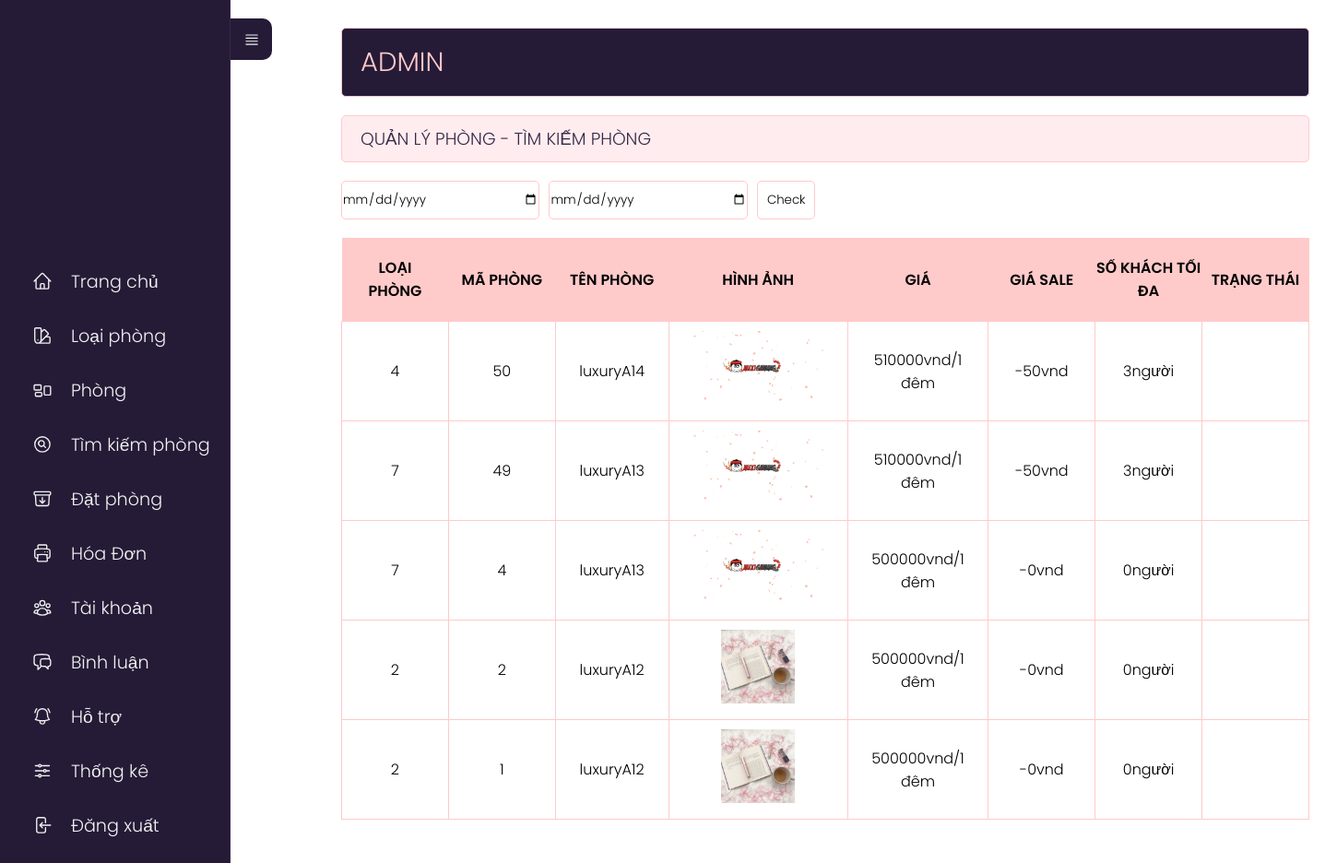
The app's page /admin/index.php?act=searchp (signed in), older data.
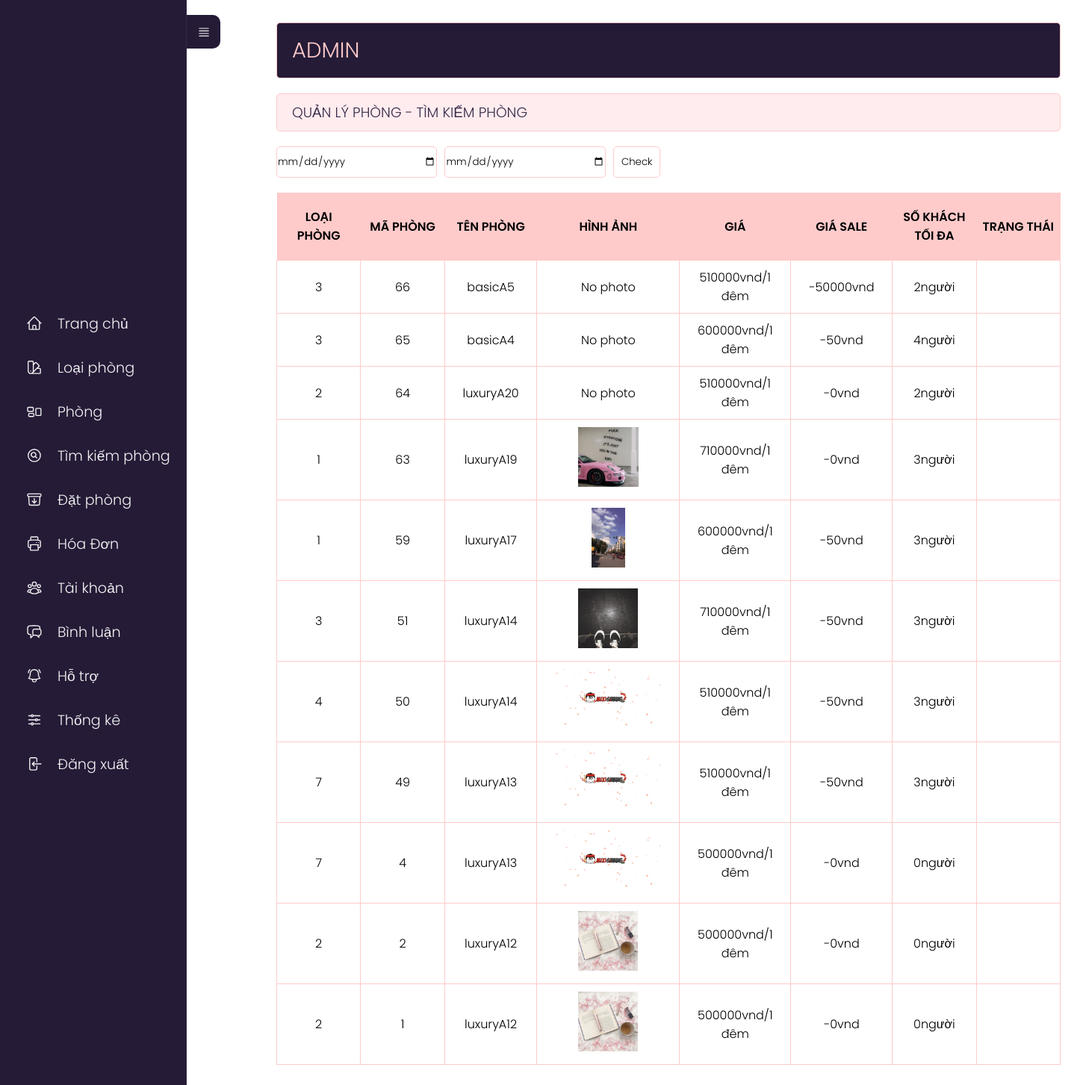
The same page, newer data.
### tables this page shows
CREATE TABLE `phong` (
  `id_phong` int(11) NOT NULL,
  `name_phong` varchar(255) NOT NULL,
  `price` double(10,2) NOT NULL,
  `price_sale` double(10,2) NOT NULL,
  `sokhach` int(2) NOT NULL,
  `img` varchar(255) NOT NULL,
  `mota` text NOT NULL,
  `id_loaiphong` int(11) NOT NULL
);

### model/pdo.php (called while the page is built, shortened)
<?php
function pdo_get_connection(){
    $dburl = "mysql:host=localhost;dbname=duan1;charset=utf8";
    $user = 'root';
    $password = '';
    $conn = new PDO($dburl, $user, $password);
    $conn->setAttribute(PDO::ATTR_ERRMODE, PDO::ERRMODE_EXCEPTION);
    return $conn;
}
function pdo_query($sql){
    $sql_args = array_slice(func_get_args(), 1);
    try{
        $conn = pdo_get_connection();
        $stmt = $conn->prepare($sql);
        $stmt->execute($sql_args);
        $rows = $stmt->fetchAll();
        return $rows;
    }
    catch(PDOException $e){
        throw $e;
    }
    finally{
        unset($conn);
    }
}

### model/phong.php (called while the page is built, shortened)
<?php
    function loadall_phong($kyw="",$idlp=0){
        $sql="SELECT * FROM phong where 1";
        $sql.=" order by id_phong desc";
        $listp=pdo_query($sql);
        return $listp;
    }
?>

### admin/timkiemphong/list.php (the view, shortened to what this page needs)
<div class="row">
    <div class="row mb headeradmin" style="width:1050px;">
        <h1 style="padding: 15px 0;">ADMIN </h1>
    </div>
    <div class="row formtittle" style="width:1050px;">
        <h3>QUẢN LÝ PHÒNG - TÌM KIẾM PHÒNG</h3>
    </div>
    <div class="row formcontent">
        <form action="index.php?act=searchp" method="post">
            <div class="timkiemphong" style="margin-bottom:20px;display:flex;">
            <input type="date" name="ngayden" placeholder="Check phòng" style="width:50%;border-radius:5px;border: 1px solid #FFCACA;">
            <input type="date" name="ngaytra" placeholder="Check phòng" style="width:50%;margin-left:10px;border-radius:5px;border: 1px solid #FFCACA;">
            <input type="submit" name="gui" value="Check" style="padding:10px;margin-left:10px;border: 1px solid #FFCACA;">
            </div>
            <div class="row mb10 formdshanghoa" style="width:1050px;">
                <table>
                    <tr>
                        <th>LOẠI PHÒNG</th>
                        <th>MÃ PHÒNG</th>
                        <th>TÊN PHÒNG</th>
                        <th>HÌNH ẢNH</th>
                        <th>GIÁ</th>
                        <th>GIÁ SALE</th>
                        <th>SỐ KHÁCH TỐI ĐA</th>
                        <th>TRẠNG THÁI</th>
                    </tr>
                    <?php
                    foreach ($listp as $phong) {
                        extract($phong);
                        $img = "../upload/" . $img;
                        if (is_file($img)) {
                            $img = "<img src='" . $img . "' height='80px'>";
                        } else {
                            $img = "No photo";
                        }
                        echo '<tr>
                                        <td>' . $id_loaiphong . '</td>
                                        <td>' . $id_phong . '</td>
                                        <td>' . $name_phong . '</td>
                                        <td>' . $img . '</td>
                                        <td>' . $price . 'vnd/1 đêm</td>
                                        <td>-' . $price_sale . 'vnd</td>
                                        <td>' . $sokhach . 'người</td>
                                        <td>' . $tinhtrang . '</td>
                                    </tr>';
                    }
                    ?>
                </table>
            </div>
        </form>
    </div>
</div>
</div>

### admin/index.php (shortened to what this page needs)
<?php
if (isset($_SESSION['role']) && $_SESSION['role'] == 1) {
    include "../model/pdo.php";
    include "../model/phong.php";
    include "header.php";
    if (isset($_GET['act'])) {
        $act = $_GET['act'];
        switch ($act) {
            case 'searchp':
                if (isset($_POST['gui']) && ($_POST['gui'])) {
                    $kyw = $_POST['kyw'];
                    $idlp = $_POST['idlp'];
                } else {
                    $kyw = '';
                    $idlp = 0;
                }
                $listp = loadall_phong($kyw, $idlp);
                include "timkiemphong/list.php";
                break;
        }
    }
    include "footer.php";
} else {
    header('Location: login.php');
}

### admin/header.php (shortened to what this page needs)
<!DOCTYPE html>
<html lang="en">
<head>
  <link rel="stylesheet" href="../view/css/styleadmin.css">
</head>
<body>
  <div class="content_menu">
    <nav>
      <div class="toggle_menu"><svg xmlns="http://www.w3.org/2000/svg" fill="none" viewBox="0 0 24 24" stroke-width="1.5" stroke="currentColor" class="w-6 h-6" style="width:40%;">
          <path stroke-linecap="round" stroke-linejoin="round" d="M3.75 5.25h16.5m-16.5 4.5h16.5m-16.5 4.5h16.5m-16.5 4.5h16.5" />
        </svg>
      </div>
      <ul>
        <li><a href="index.php">
            Trang chủ</a></li>
        <li><a href="index.php?act=addlp">
            Loại phòng</a></li>
        <li><a href="index.php?act=addp">
            Phòng</a></li>
        <li><a href="index.php?act=searchp">
            Tìm kiếm phòng</a></li>
        <li><a href="index.php?act=dsdp">
            Đặt phòng</a></li>
        <li><a href="index.php?act=hoadon">
            Hóa Đơn</a></li>
        <li><a href="index.php?act=dskh">
            Tài khoản</a></li>
        <li><a href="index.php?act=dsbl">
            Bình luận</a></li>
        <li><a href="index.php?act=dsht">
            Hỗ trợ</a></li>
        <li><a href="index.php?act=thongke">
            Thống kê</a></li>
        <li><a href="index.php?act=thoat">
            Đăng xuất</a></li>
      </ul>
    </nav>
  </div>
  <section class="content_admin">
    <div class="boxcenter">

### admin/footer.php
</section>
</body>
</html>

### view/css/styleadmin.css (style rules this page uses)
* { padding: 0; margin: 0; box-sizing: border-box; font-family: 'Poppins', sans-serif; font-weight: 300; }
body { position: relative; width: 100%; min-height: 150vh; }
.boxcenter { position: absolute; top: 0; left: 250px; width: calc(100% -250px); height: 100vh; display: flex; padding: 20px; }
.row { float: left; width: 70%; }
.mb { margin-bottom: 20px; }
.mb10 { margin-bottom: 10px; }
.formtk input[type="submit"], .formcontent input[type="submit"], .formcontent input[type="reset"], .formcontent input[type="button"] { border-radius: 5px; padding: 5px 10px; background-color: #ffffff; border: 1px solid #FFCACA; }
.headeradmin { background-color: #251B37; border: 1px solid #FFCACA; color: #FFCACA; border-radius: 5px; padding: 0px 20px; width: 70%; }
.headeradmin h1 { font-size: 2vw; }
.formtittle { background-color: #FFECEF; border: 1px solid #FFCACA; color: #372948; border-radius: 5px; padding: 10px 20px; }
.formcontent { padding: 20px 0; }
table tr th { font-weight: 600; }
.formdshanghoa table { width: 100%; border-collapse: collapse; }
.formdshanghoa table th:nth-child(1) { width: 10%; padding: 20px; background-color: #FFCACA; }
.formdshanghoa table th:nth-child(2) { width: 10%; background-color: #FFCACA; }
.formdshanghoa table th:nth-child(3) { width: 10%; background-color: #FFCACA; }
.formdshanghoa table th:nth-child(4) { width: 10%; background-color: #FFCACA; }
.formdshanghoa table th:nth-child(5) { width: 10%; background-color: #FFCACA; }
.formdshanghoa table th:nth-child(6) { width: 10%; background-color: #FFCACA; }
.formdshanghoa table th:nth-child(7) { width: 30%; background-color: #FFCACA; }
.formdshanghoa table th:nth-child(8) { width: 10%; background-color: #FFCACA; }
.formdshanghoa table td { border: 1px solid #FFCACA; padding: 10px 20px; text-align: center; }
.formdshanghoa table th:nth-child(7) { width: 10%; background-color: #FFCACA; }
.content_menu nav { position: fixed; width: 250px; height: 100%; background-color: #251B37; display: flex; align-items: center; border-right: 1px solid #372948; z-index: 1000; }
.content_menu nav ul { width: 100%; list-style: none; overflow: hidden; }
.content_menu nav ul li a { width: 100%; color: #f2f2f2; font-size: 1.2em; text-decoration: none; display: inline-flex; align-items: center; padding: 15px; transition: linear 0.5s; }
.content_menu nav ul li a svg { margin: 0 20px; color: #f2f2f2; font-size: 1.2em; transition: linear 0.2s; }
.content_admin { position: absolute; top: 0; left: 100px; width: calc(100% -250px); height: 100vh; display: flex; top:10px; padding: 20px; transition: ease-in-out 0.5s; }
nav .toggle_menu { position: absolute; top: 20px; right: -46px; width: 45px; height: 45px; display: flex; justify-content: center; align-items: center; background-color: #251B37; border-radius: 0 10px 10px 0; cursor: pointer; transition: linear 0.2s; }
nav .toggle_menu svg { color: #f2f2f2; font-size: 1.5em; transition: linear 0.2s; }

Row changes from the older to the newer data that the page shows:
added phong: id_loaiphong "3", id_phong "66", name_phong "basicA5", img "No photo", price "510000", price_sale "50000", sokhach "2"
added phong: id_loaiphong "3", id_phong "65", name_phong "basicA4", img "No photo", price "600000", price_sale "50", sokhach "4"
added phong: id_loaiphong "2", id_phong "64", name_phong "luxuryA20", img "No photo", price "510000", price_sale "0", sokhach "2"
added phong: id_loaiphong "1", id_phong "63", name_phong "luxuryA19", shows a picture, price "710000", price_sale "0", sokhach "3"
added phong: id_loaiphong "1", id_phong "59", name_phong "luxuryA17", shows a picture, price "600000", price_sale "50", sokhach "3"
added phong: id_loaiphong "3", id_phong "51", name_phong "luxuryA14", shows a picture, price "710000", price_sale "50", sokhach "3"
